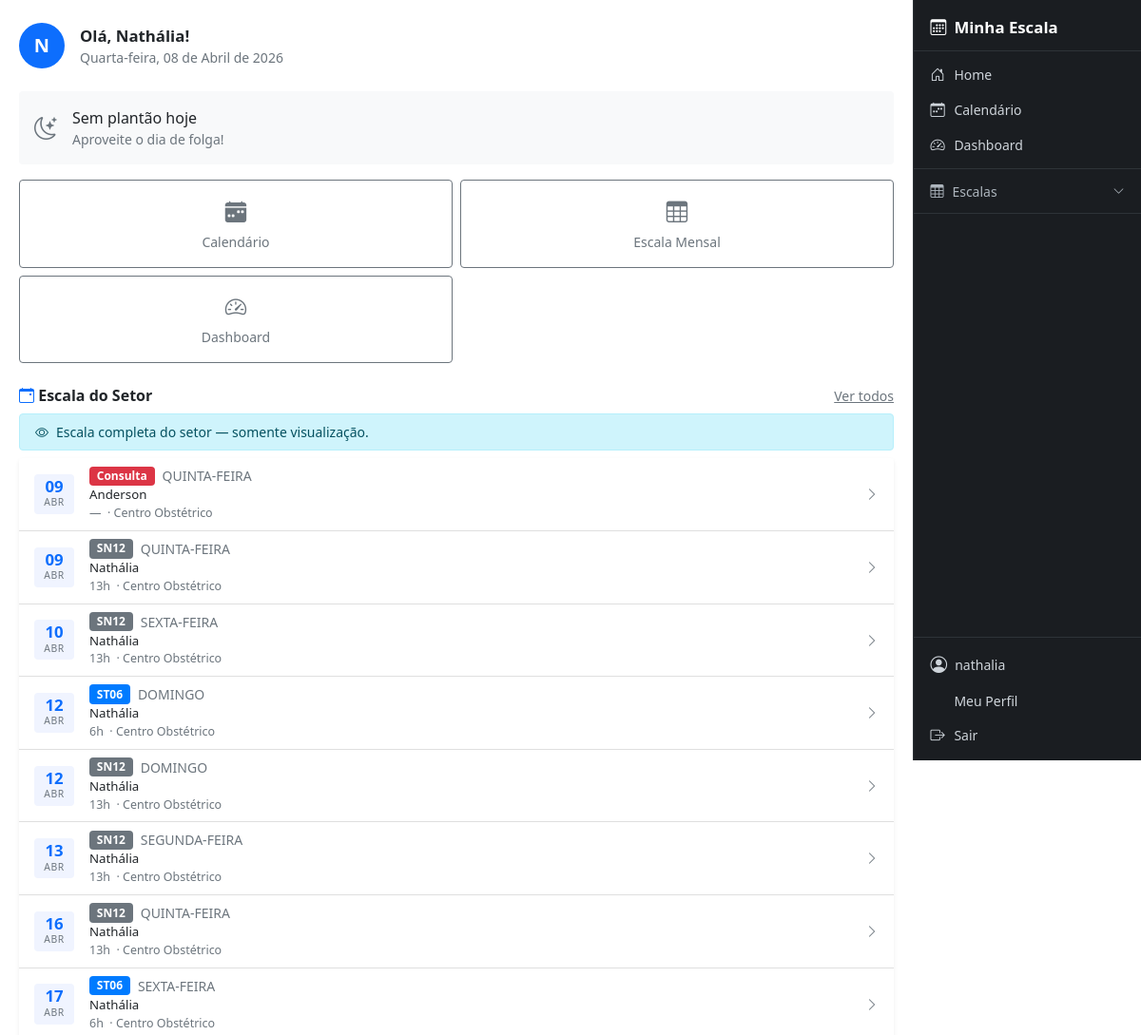
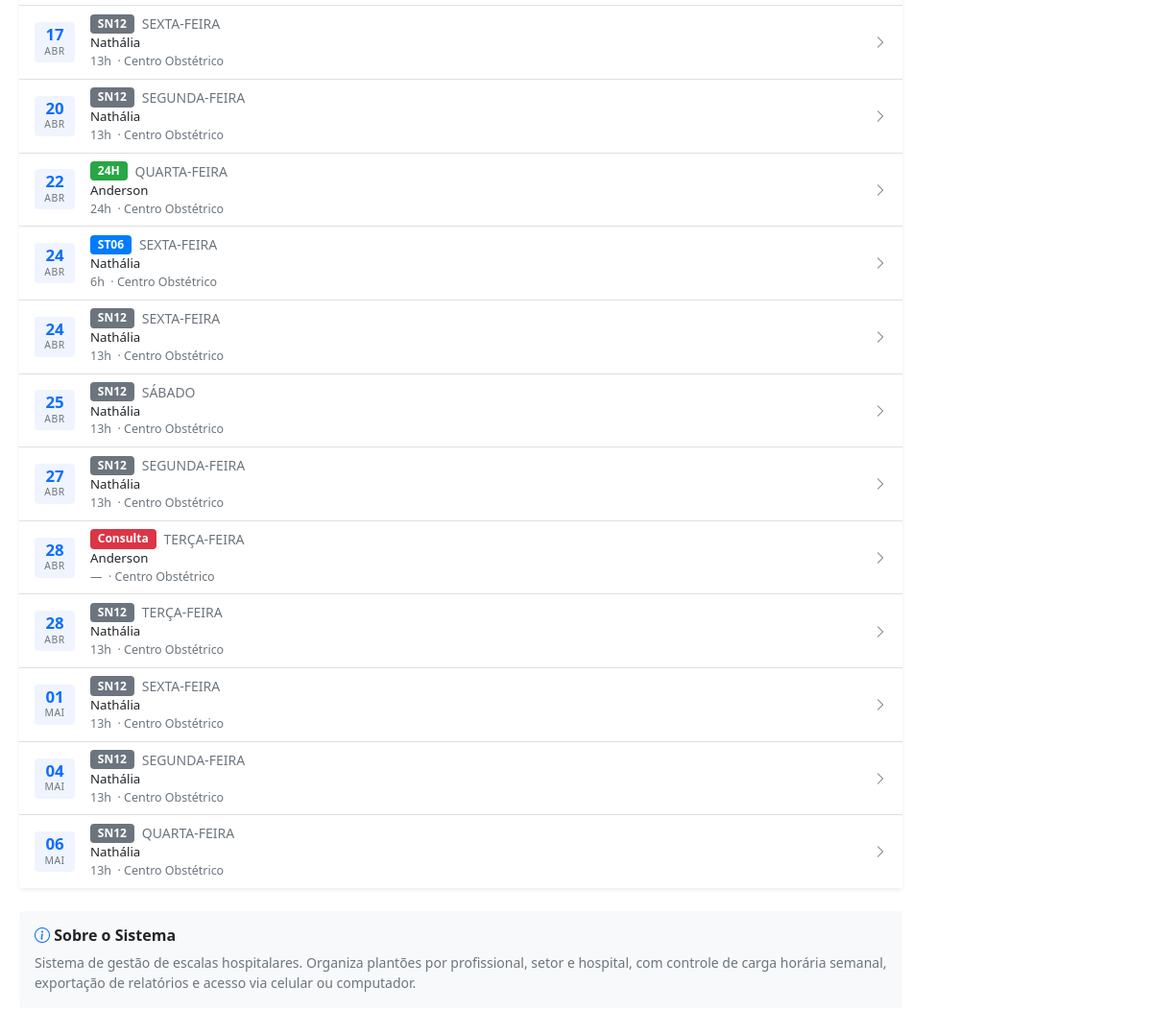
Page / (signed in) on the committed database (2 pictures, top to bottom).
### cal/models.py (models this page shows, shortened)
class EventoEscala(models.Model):
    data = models.DateField()
    profissional = models.ForeignKey(
        Matricula,
        on_delete=models.CASCADE,
        related_name="eventos"
    )
    tipo = models.ForeignKey(
        TipoEvento,
        on_delete=models.CASCADE
    )
    hospital = models.ForeignKey(
        Hospital,
        on_delete=models.PROTECT
    )
    setor = models.ForeignKey(
        Setor,
        on_delete=models.PROTECT
    )
    criado_por = models.ForeignKey(
        User,
        on_delete=models.PROTECT,
        related_name="eventos_criados"
    )
    observacao = models.TextField(blank=True, null=True)
    criado_em = models.DateTimeField(auto_now_add=True)

class TipoEvento(models.Model):
    CORES_CHOICES = [
        ('#007bff', 'Azul'),
        ('#6610f2', 'Roxo'),
        ('#6f42c1', 'Lilás'),
        ('#e83e8c', 'Rosa'),
        ('#dc3545', 'Vermelho'),
        ('#fd7e14', 'Laranja'),
        ('#ffc107', 'Amarelo'),
        ('#28a745', 'Verde'),
        ('#20c997', 'Turquesa'),
        ('#17a2b8', 'Ciano'),
        ('#6c757d', 'Cinza'),
        ('#343a40', 'Preto'),
    ]
    tipo_base = models.ForeignKey(Tipo, on_delete=models.CASCADE, related_name="eventos", verbose_name="Tipo Base", null=True, blank=True)
    codigo = models.CharField(max_length=10, verbose_name="Código")
    descricao = models.CharField(max_length=50, verbose_name="Descrição")
    horas = models.PositiveIntegerField(verbose_name="Carga Horária (Horas)", blank=True, null=True)
    cor = models.CharField(max_length=20, choices=CORES_CHOICES, default='#007bff', verbose_name="Cor")
    class Meta:
        verbose_name = "Tipo de Evento"
        verbose_name_plural = "Tipos de Evento"
        unique_together = ("codigo", "descricao")

class Matricula(models.Model):
    user = models.OneToOneField(
        User,
        on_delete=models.CASCADE,
        related_name="matricula",
        null=True,
        blank=True
    )
    perfil = models.ForeignKey(PerfilUsuario, on_delete=models.SET_NULL, null=True, blank=True, related_name='matriculas_vinculadas')
    nome_completo = models.CharField(max_length=200)
    nome_exibicao = models.CharField(max_length=50, verbose_name="Nome de Exibição", default="")
    matricula = models.CharField(max_length=30, unique=True)
    coren = models.CharField(max_length=30, blank=True, null=True)
    hospital = models.ForeignKey(
        Hospital,
        on_delete=models.PROTECT,
        related_name="profissionais"
    )
    setor = models.ForeignKey(
        Setor,
        on_delete=models.PROTECT,
        related_name="profissionais",
        null=True,
        blank=True
    )
    especialidade = models.ForeignKey(
        Especialidade,
        on_delete=models.SET_NULL,
        related_name="profissionais",
        null=True,
        blank=True
    )
    carga_horaria_semanal = models.PositiveIntegerField(default=40)
    ativo = models.BooleanField(default=True)
    class Meta:
        ordering = ["nome_exibicao"]

### core/models.py (models this page shows, shortened)
class Setor(models.Model):
    nome = models.CharField(max_length=100)
    hospital = models.ForeignKey(
        Hospital,
        on_delete=models.CASCADE,
        related_name="setores"
    )
    class Meta:
        unique_together = ("nome", "hospital")

### cal/views/views_user.py (the view)
# urls.py: path('', views_user.home, name='home'),
def home(request):
    if not request.user.is_authenticated:
        return render(request, 'home.html')
    from datetime import date, timedelta
    from django.db.models import Q
    from ..models import EventoEscala
    from ..permissions import is_admin, is_escalante, is_enfermeiro
    hoje = date.today()
    matricula = None
    try:
        matricula = Matricula.objects.filter(user=request.user, ativo=True).first()
    except Exception:
        pass
    plantoes_hoje = []
    proximos = []
    pode_editar = not is_enfermeiro(request.user)
    visao_setor = is_enfermeiro(request.user)
    if matricula:
        fim = hoje + timedelta(days=30)
        amanha = hoje + timedelta(days=1)
        base_qs = (
            EventoEscala.objects
            .select_related('tipo', 'hospital', 'setor', 'profissional')
            .order_by('data', 'profissional__nome_exibicao')
        )
        user = request.user
        plantoes_hoje = list(
            base_qs.filter(profissional=matricula, data=hoje)
        )
        if is_admin(user):
            proximos_qs = base_qs.filter(data__gte=amanha, data__lte=fim)
        elif is_escalante(user):
            proximos_qs = base_qs.filter(
                profissional=matricula,
                data__gte=amanha,
                data__lte=fim,
            )
        elif is_enfermeiro(user):
            oficiais = Q(
                hospital=matricula.hospital,
                setor=matricula.setor,
                data__gte=amanha,
                data__lte=fim,
            ) & ~Q(criado_por__cal_perfil__tipo='ENFERMEIRO')
            proprios = Q(profissional=matricula, data__gte=amanha, data__lte=fim)
            proximos_qs = base_qs.filter(oficiais | proprios).distinct()
        else:
            proximos_qs = base_qs.filter(profissional=matricula, data__gte=amanha, data__lte=fim)
        proximos = list(proximos_qs[:20])
    return render(request, 'home.html', {
        'hoje': hoje,
        'matricula': matricula,
        'plantoes_hoje': plantoes_hoje,
        'proximos': proximos[:20],
        'pode_editar': pode_editar,
        'visao_setor': visao_setor,
    })

### cal/permissions.py (called while the page is built)
def get_perfil(user):
    return getattr(user, 'cal_perfil', None)

def is_admin(user):
    perfil = get_perfil(user)
    return user.is_staff or (perfil is not None and perfil.tipo == 'ADMIN')

def is_escalante(user):
    perfil = get_perfil(user)
    return perfil is not None and perfil.tipo == 'ESCALANTE'

def is_enfermeiro(user):
    perfil = get_perfil(user)
    return perfil is not None and perfil.tipo == 'ENFERMEIRO'

### templates/home.html (shortened to what this page needs)
{% extends 'base.html' %}
{% load static %}
{% block content %}
{% if user.is_authenticated %}
<div class="d-flex align-items-center gap-3 mb-4">
    <div class="rounded-circle bg-primary d-flex align-items-center justify-content-center text-white fw-bold"
         style="width:48px;height:48px;font-size:1.25rem;flex-shrink:0;">
        {{ user.username|first|upper }}
    </div>
    <div>
        <div class="fw-bold" style="font-size:1.05rem;">Olá, {{ user.first_name|default:user.username }}!</div>
        <div class="text-muted small">{{ hoje|date:"l, d \d\e F \d\e Y" }}</div>
    </div>
</div>
{% if plantoes_hoje %}
    {% for p in plantoes_hoje %}
    <div class="card border-0 shadow-sm mb-3"
         style="background: linear-gradient(135deg, #0d6efd 0%, #0a58ca 100%); color:#fff;">
        <div class="card-body py-3">
            <div class="d-flex align-items-center gap-2 mb-1">
                <i class="bi bi-alarm-fill"></i>
                <span class="small text-white-50 fw-semibold text-uppercase">Plantão Hoje</span>
            </div>
            <div class="fw-bold" style="font-size:1.4rem;">
                {% if p.tipo %}{{ p.tipo.codigo }}{% else %}—{% endif %}
            </div>
            <div class="small text-white-75">
                {% if p.tipo and p.tipo.descricao and p.tipo.descricao != p.tipo.codigo %}
                    {{ p.tipo.descricao }} &nbsp;·&nbsp;
                {% endif %}
                {{ p.tipo.horas|default:"?" }}h
                {% if p.setor %}&nbsp;·&nbsp; {{ p.setor.nome }}{% endif %}
            </div>
        </div>
    </div>
    {% endfor %}
{% else %}
    <div class="card border-0 bg-light mb-3">
        <div class="card-body py-3 d-flex align-items-center gap-3">
            <i class="bi bi-moon-stars text-muted" style="font-size:1.5rem;"></i>
            <div>
                <div class="fw-semibold">Sem plantão hoje</div>
                <div class="text-muted small">Aproveite o dia de folga!</div>
            </div>
        </div>
    </div>
{% endif %}
<div class="row g-2 mb-4">
    {% if pode_editar %}
    <div class="col-6">
        <a href="{% url 'cal:event_new' %}"
           class="btn btn-outline-primary w-100 py-3 d-flex flex-column align-items-center gap-1">
            <i class="bi bi-plus-circle-fill" style="font-size:1.4rem;"></i>
            <span class="small fw-semibold">Novo Plantão</span>
        </a>
    </div>
    <div class="col-6">
    {% else %}
    <div class="col-6">
    {% endif %}
        <a href="{% url 'cal:calendar' %}"
           class="btn btn-outline-secondary w-100 py-3 d-flex flex-column align-items-center gap-1">
            <i class="bi bi-calendar-week-fill" style="font-size:1.4rem;"></i>
            <span class="small fw-semibold">Calendário</span>
        </a>
    </div>
    <div class="col-6">
        <a href="{% url 'cal:escala_mensal' %}"
           class="btn btn-outline-secondary w-100 py-3 d-flex flex-column align-items-center gap-1">
            <i class="bi bi-table" style="font-size:1.4rem;"></i>
            <span class="small fw-semibold">Escala Mensal</span>
        </a>
    </div>
    <div class="col-6">
        <a href="{% url 'cal:dashboard' %}"
           class="btn btn-outline-secondary w-100 py-3 d-flex flex-column align-items-center gap-1">
            <i class="bi bi-speedometer2" style="font-size:1.4rem;"></i>
            <span class="small fw-semibold">Dashboard</span>
        </a>
    </div>
</div>
{% if proximos %}
<div class="d-flex justify-content-between align-items-center mb-2">
    <h6 class="mb-0 fw-bold">
        <i class="bi bi-calendar-event text-primary"></i>
        {% if visao_setor %}Escala do Setor{% else %}Próximos Plantões{% endif %}
    </h6>
    <a href="{% url 'cal:listar_eventos' %}" class="small text-muted">Ver todos</a>
</div>
{% if visao_setor %}
<div class="alert alert-info py-2 px-3 mb-2 small d-flex align-items-center gap-2">
    <i class="bi bi-eye"></i>
    Escala completa do setor — somente visualização.
</div>
{% endif %}
<div class="card border-0 shadow-sm mb-4">
    <ul class="list-group list-group-flush">
        {% for p in proximos %}
        <li class="list-group-item px-3 py-2">
            <div class="d-flex align-items-center gap-3">
                <div class="text-center rounded"
                     style="min-width:42px;background:#f0f4ff;padding:4px 6px;">
                    <div class="fw-bold text-primary" style="font-size:1.05rem;line-height:1.1;">
                        {{ p.data|date:"d" }}
                    </div>
                    <div class="text-muted" style="font-size:0.65rem;text-transform:uppercase;letter-spacing:.5px;">
                        {{ p.data|date:"M" }}
                    </div>
                </div>
                <div class="flex-grow-1">
                    <div class="d-flex align-items-center gap-2 flex-wrap">
                        {% if p.tipo %}
                        <span class="badge fw-semibold"
                              style="background-color:{{ p.tipo.cor|default:'#6c757d' }}; font-size:.75rem;">
                            {{ p.tipo.codigo }}
                        </span>
                        {% endif %}
                        <span class="small text-muted">{{ p.data|date:"l"|upper }}</span>
                    </div>
                    {% if visao_setor %}
                    <div class="fw-semibold" style="font-size:0.83rem;">
                        {{ p.profissional.nome_exibicao }}
                    </div>
                    {% endif %}
                    {% if p.tipo %}
                    <div class="text-muted" style="font-size:0.78rem;">
                        {% if p.tipo.horas %}{{ p.tipo.horas }}h{% else %}—{% endif %}
                        {% if p.setor %}&nbsp;·&nbsp;{{ p.setor.nome }}{% endif %}
                    </div>
                    {% endif %}
                </div>
                <i class="bi bi-chevron-right text-muted small"></i>
            </div>
        </li>
        {% endfor %}
    </ul>
</div>
{% endif %}
<div class="card border-0 bg-light mt-2 mb-3">
    <div class="card-body py-3">
        <h6 class="fw-bold mb-2"><i class="bi bi-info-circle text-primary"></i> Sobre o Sistema</h6>
        <p class="small text-muted mb-0">
            Sistema de gestão de escalas hospitalares. Organiza plantões por profissional,
            setor e hospital, com controle de carga horária semanal, exportação de relatórios
            e acesso via celular ou computador.
        </p>
    </div>
</div>
{% endif %}
{% endblock %}

### templates/navbar.html (shortened to what this page needs)
<aside id="sidebar">
    <a href="{% url 'cal:home' %}" class="sidebar-brand">
        <i class="bi bi-calendar3"></i> Minha Escala
    </a>
    {% if user.is_authenticated %}
    <div class="sidebar-section">
        <a href="{% url 'cal:home' %}" class="sidebar-link">
            <i class="bi bi-house-door"></i> Home
        </a>
        <a href="{% url 'cal:calendar' %}" class="sidebar-link">
            <i class="bi bi-calendar-week"></i> Calendário
        </a>
        <a href="{% url 'cal:dashboard' %}" class="sidebar-link">
            <i class="bi bi-speedometer2"></i> Dashboard
        </a>
    </div>
    <div class="sidebar-section">
        <button class="sidebar-group-btn" type="button"
                data-bs-toggle="collapse" data-bs-target="#menuEscalas"
                aria-expanded="false">
            <i class="bi bi-table"></i> Escalas
            <i class="bi bi-chevron-down chevron"></i>
        </button>
    </div>
    {% endif %}
    <div class="sidebar-footer">
        {% if user.is_authenticated %}
            <div class="sidebar-user">
                <i class="bi bi-person-circle" style="font-size:1.1rem;"></i>
                <span class="text-truncate">{{ user.username }}</span>
            </div>
            <a href="{% url 'cal:perfil' %}" class="sidebar-link">
                 Meu Perfil
            </a>
            <a href="#" class="sidebar-link text-danger-emphasis"
               onclick="document.getElementById('logout-form').submit(); return false;">
                <i class="bi bi-box-arrow-right"></i> Sair
            </a>
        {% else %}
            <a href="{% url 'cal:login' %}" class="sidebar-link">
                <i class="bi bi-box-arrow-in-right"></i> Login
            </a>
        {% endif %}
    </div>
</aside>

### templates/base.html (style rules this page uses)
#sidebar { position: fixed; top: 0; right: 0; width: 240px; height: 100vh; overflow-y: auto; background-color: #1a1d21; z-index: 1040; display: flex; flex-direction: column; border-left: 1px solid #2e3338; transition: right 0.28s ease; }
@media (min-width: 768px) { body { margin-right: 240px; } }
.sidebar-brand { display: flex; align-items: center; gap: 0.5rem; padding: 1rem 1.1rem 0.75rem; color: #fff; font-size: 1.05rem; font-weight: 600; text-decoration: none; border-bottom: 1px solid #2e3338; }
.sidebar-section { padding: 0.35rem 0; border-bottom: 1px solid #2e3338; }
.sidebar-link { display: flex; align-items: center; gap: 0.55rem; padding: 0.45rem 1.1rem; color: #ced4da; text-decoration: none; font-size: 0.875rem; border-radius: 0; transition: background 0.15s, color 0.15s; white-space: nowrap; }
.sidebar-link i { font-size: 0.95rem; min-width: 16px; }
.sidebar-group-btn { display: flex; align-items: center; gap: 0.55rem; width: 100%; padding: 0.45rem 1.1rem; background: none; border: none; color: #adb5bd; font-size: 0.875rem; text-align: left; cursor: pointer; transition: background 0.15s, color 0.15s; }
.sidebar-group-btn .chevron { margin-left: auto; transition: transform 0.2s; font-size: 0.75rem; }
.sidebar-footer { margin-top: auto; border-top: 1px solid #2e3338; padding: 0.5rem 0; }
.sidebar-user { display: flex; align-items: center; gap: 0.5rem; padding: 0.45rem 1.1rem; color: #ced4da; font-size: 0.875rem; }

### rows in the picture
EventoEscala: data "09", data "ABR", tipo.codigo "Consulta", data "QUINTA-FEIRA", profissional.nome_exibicao "Anderson", setor.nome "Centro Obstétrico"
EventoEscala: data "09", data "ABR", tipo.codigo "SN12", data "QUINTA-FEIRA", profissional.nome_exibicao "Nathália", tipo.horas "13", setor.nome "Centro Obstétrico"
EventoEscala: data "10", data "ABR", tipo.codigo "SN12", data "SEXTA-FEIRA", profissional.nome_exibicao "Nathália", tipo.horas "13", setor.nome "Centro Obstétrico"
EventoEscala: data "12", data "ABR", tipo.codigo "ST06", data "DOMINGO", profissional.nome_exibicao "Nathália", tipo.horas "6", setor.nome "Centro Obstétrico"
EventoEscala: data "12", data "ABR", tipo.codigo "SN12", data "DOMINGO", profissional.nome_exibicao "Nathália", tipo.horas "13", setor.nome "Centro Obstétrico"
EventoEscala: data "13", data "ABR", tipo.codigo "SN12", data "SEGUNDA-FEIRA", profissional.nome_exibicao "Nathália", tipo.horas "13", setor.nome "Centro Obstétrico"
EventoEscala: data "16", data "ABR", tipo.codigo "SN12", data "QUINTA-FEIRA", profissional.nome_exibicao "Nathália", tipo.horas "13", setor.nome "Centro Obstétrico"
EventoEscala: data "17", data "ABR", tipo.codigo "ST06", data "SEXTA-FEIRA", profissional.nome_exibicao "Nathália", tipo.horas "6", setor.nome "Centro Obstétrico"
EventoEscala: data "17", data "ABR", tipo.codigo "SN12", data "SEXTA-FEIRA", profissional.nome_exibicao "Nathália", tipo.horas "13", setor.nome "Centro Obstétrico"
EventoEscala: data "20", data "ABR", tipo.codigo "SN12", data "SEGUNDA-FEIRA", profissional.nome_exibicao "Nathália", tipo.horas "13", setor.nome "Centro Obstétrico"
EventoEscala: data "22", data "ABR", tipo.codigo "24H", data "QUARTA-FEIRA", profissional.nome_exibicao "Anderson", tipo.horas "24", setor.nome "Centro Obstétrico"
EventoEscala: data "24", data "ABR", tipo.codigo "ST06", data "SEXTA-FEIRA", profissional.nome_exibicao "Nathália", tipo.horas "6", setor.nome "Centro Obstétrico"
EventoEscala: data "24", data "ABR", tipo.codigo "SN12", data "SEXTA-FEIRA", profissional.nome_exibicao "Nathália", tipo.horas "13", setor.nome "Centro Obstétrico"
EventoEscala: data "25", data "ABR", tipo.codigo "SN12", data "SÁBADO", profissional.nome_exibicao "Nathália", tipo.horas "13", setor.nome "Centro Obstétrico"
EventoEscala: data "27", data "ABR", tipo.codigo "SN12", data "SEGUNDA-FEIRA", profissional.nome_exibicao "Nathália", tipo.horas "13", setor.nome "Centro Obstétrico"
EventoEscala: data "28", data "ABR", tipo.codigo "Consulta", data "TERÇA-FEIRA", profissional.nome_exibicao "Anderson", setor.nome "Centro Obstétrico"
EventoEscala: data "28", data "ABR", tipo.codigo "SN12", data "TERÇA-FEIRA", profissional.nome_exibicao "Nathália", tipo.horas "13", setor.nome "Centro Obstétrico"
EventoEscala: data "01", data "MAI", tipo.codigo "SN12", data "SEXTA-FEIRA", profissional.nome_exibicao "Nathália", tipo.horas "13", setor.nome "Centro Obstétrico"
EventoEscala: data "04", data "MAI", tipo.codigo "SN12", data "SEGUNDA-FEIRA", profissional.nome_exibicao "Nathália", tipo.horas "13", setor.nome "Centro Obstétrico"
EventoEscala: data "06", data "MAI", tipo.codigo "SN12", data "QUARTA-FEIRA", profissional.nome_exibicao "Nathália", tipo.horas "13", setor.nome "Centro Obstétrico"

### other values in the picture
{{ user.username }} "nathalia"
{{ user.username|first|upper }} "N"
{{ user.first_name|default:user.username }} "Nathália"
